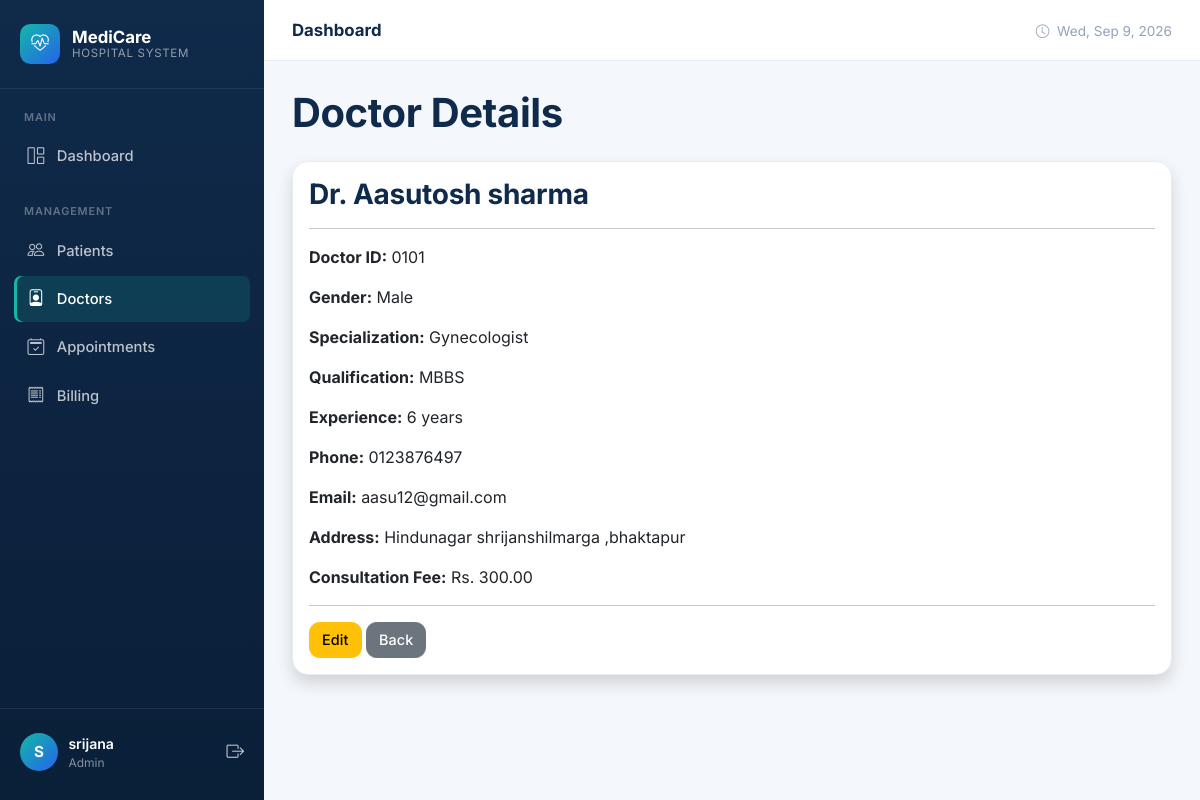
The page /doctors/1/ (signed in) on the database its author committed.
### hospital/models.py (models this page shows, shortened)
class Doctor(models.Model):
        user = models.OneToOneField(
        User,
        on_delete=models.CASCADE,
        null=True,
        blank=True,
        related_name='doctor_profile'
    )
        SPECIALIZATION_CHOICES = [
        ('Cardiologist', 'Cardiologist'),
        ('Dermatologist', 'Dermatologist'),
        ('Neurologist', 'Neurologist'),
        ('Orthopedic', 'Orthopedic'),
        ('Pediatrician', 'Pediatrician'),
        ('Psychiatrist', 'Psychiatrist'),
        ('General Physician', 'General Physician'),
        ('Gynecologist', 'Gynecologist'),
        ('Dentist', 'Dentist'),
        ('Other', 'Other'),
    ]
        GENDER_CHOICES = [
        ('Male', 'Male'),
        ('Female', 'Female'),
        ('Other', 'Other'),
    ]
        doctor_id = models.CharField(max_length=20, unique=True)
        full_name = models.CharField(max_length=100)
        gender = models.CharField(max_length=10, choices=GENDER_CHOICES)
        specialization = models.CharField(
        max_length=50,
        choices=SPECIALIZATION_CHOICES
    )
        phone = models.CharField(max_length=15)
        email = models.EmailField(blank=True)
        address = models.TextField()
        qualification = models.CharField(max_length=100)
        experience = models.PositiveIntegerField()
        consultation_fee = models.DecimalField(
        max_digits=10,
        decimal_places=2
    )
        created_at = models.DateTimeField(auto_now_add=True)

### hospital/views.py (the view)
@login_required
def doctor_detail(request, id):
    doctor = get_object_or_404(Doctor, id=id)
    return render(
        request,
        'hospital/doctor_detail.html',
        {
            'doctor': doctor,
        }
    )

### hospital/templates/hospital/doctor_detail.html (shortened to what this page needs)
{% extends 'hospital/base.html' %}
{% block content %}
<h1 class="mb-4">Doctor Details</h1>
<div class="card shadow">
    <div class="card-body">
        <h3>Dr. {{ doctor.full_name }}</h3>
        <hr>
        <p>
            <strong>Doctor ID:</strong>
            {{ doctor.doctor_id }}
        </p>
        <p>
            <strong>Gender:</strong>
            {{ doctor.gender }}
        </p>
        <p>
            <strong>Specialization:</strong>
            {{ doctor.specialization }}
        </p>
        <p>
            <strong>Qualification:</strong>
            {{ doctor.qualification }}
        </p>
        <p>
            <strong>Experience:</strong>
            {{ doctor.experience }} years
        </p>
        <p>
            <strong>Phone:</strong>
            {{ doctor.phone }}
        </p>
        <p>
            <strong>Email:</strong>
            {{ doctor.email }}
        </p>
        <p>
            <strong>Address:</strong>
            {{ doctor.address }}
        </p>
        <p>
            <strong>Consultation Fee:</strong>
            Rs. {{ doctor.consultation_fee }}
        </p>
        <hr>
        <a
            href="{% url 'edit_doctor' doctor.id %}"
            class="btn btn-warning">
            Edit
        </a>
        <a
            href="{% url 'doctor_list' %}"
            class="btn btn-secondary">
            Back
        </a>
    </div>
</div>
{% endblock %}

### hospital/templates/hospital/base.html (shortened to what this page needs)
{% load static %}
<!DOCTYPE html>
<html lang="en">
<head>
    <link href="https://cdn.jsdelivr.net/npm/bootstrap@5.3.3/dist/css/bootstrap.min.css" rel="stylesheet">
    <link href="https://cdn.jsdelivr.net/npm/bootstrap-icons@1.11.3/font/bootstrap-icons.min.css" rel="stylesheet">
    <link href="{% static 'hospital/css/style.css' %}" rel="stylesheet">
</head>
<body>
{% if request.user.is_authenticated %}
<div class="app-wrapper">
    <aside class="sidebar" id="sidebar">
        <div class="sidebar-brand">
            <div class="brand-icon">
                <i class="bi bi-heart-pulse"></i>
            </div>
            <div class="brand-text">
                MediCare
                <small>Hospital System</small>
            </div>
        </div>
        <nav class="sidebar-nav">
            {% if request.user.profile.role == 'STAFF' or request.user.is_superuser %}
            <div class="nav-section">
                <div class="nav-section-title">Main</div>
                <a href="{% url 'staff_dashboard' %}" class="nav-link {% if request.resolver_match.url_name == 'staff_dashboard' or request.resolver_match.url_name == 'dashboard' %}active{% endif %}">
                    <i class="bi bi-grid-1x2"></i> Dashboard
                </a>
            </div>
            <div class="nav-section">
                <div class="nav-section-title">Management</div>
                <a href="{% url 'patient_list' %}" class="nav-link {% if 'patient' in request.resolver_match.url_name %}active{% endif %}">
                    <i class="bi bi-people"></i> Patients
                </a>
                <a href="{% url 'doctor_list' %}" class="nav-link {% if 'doctor' in request.resolver_match.url_name and 'dashboard' not in request.resolver_match.url_name %}active{% endif %}">
                    <i class="bi bi-person-badge"></i> Doctors
                </a>
                <a href="{% url 'appointment_list' %}" class="nav-link {% if 'appointment' in request.resolver_match.url_name %}active{% endif %}">
                    <i class="bi bi-calendar2-check"></i> Appointments
                </a>
                <a href="{% url 'bill_list' %}" class="nav-link {% if 'bill' in request.resolver_match.url_name %}active{% endif %}">
                    <i class="bi bi-receipt"></i> Billing
                </a>
            </div>
            {% endif %}
        </nav>
        <div class="sidebar-footer">
            <div class="user-info">
                <div class="user-avatar">
                    {{ request.user.username|first|upper }}
                </div>
                <div class="user-meta">
                    <div class="name">{{ request.user.get_full_name|default:request.user.username }}</div>
                    <div class="role">
                        {% if request.user.profile.role == 'STAFF' %}Hospital Staff
                        {% elif request.user.profile.role == 'DOCTOR' %}Doctor
                        {% elif request.user.profile.role == 'PATIENT' %}Patient
                        {% else %}Admin{% endif %}
                    </div>
                </div>
                <a href="{% url 'logout' %}" class="text-white opacity-75" title="Logout" style="font-size:1.1rem;">
                    <i class="bi bi-box-arrow-right"></i>
                </a>
            </div>
        </div>
    </aside>
    <div class="main-content">
        <header class="topbar">
            <div class="d-flex align-items-center gap-3">
                <div class="topbar-title">{% block page_title %}Dashboard{% endblock %}</div>
            </div>
            <div class="topbar-actions">
                <span class="text-muted-2 d-none d-md-inline" style="font-size:0.85rem;">
                    <i class="bi bi-clock me-1"></i>
                    <span id="currentDate"></span>
                </span>
            </div>
        </header>
        <div class="content-area">
            {% block content %}{% endblock %}
        </div>
    </div>
</div>
{% else %}
{% block auth_content %}{% endblock %}
{% endif %}
</body>
</html>

### hospital/static/hospital/css/style.css (style rules this page uses)
:root { --hms-navy: #0f2a4a; --hms-navy-2: #16375e; --hms-blue: #2563eb; --hms-blue-dark: #1d4ed8; --hms-teal: #14b8a6; --hms-teal-dark: #0d9488; --hms-amber: #f59e0b; --hms-red: #ef4444; --hms-bg: #f4f7fb; --hms-card-bg: #ffffff; --hms-text: #1f2937; --hms-muted: #6b7a90; --hms-muted-2: #94a3b8; --hms-border: #e7ecf3; --radius-lg: 1rem; --radius-md: .65rem; --radius-sm: .45rem; --shadow-soft: 0 2px 10px rgba(15, 42, 74, 0.05); --shadow-card: 0 4px 20px rgba(15, 42, 74, 0.07); --shadow-hover: 0 10px 30px rgba(15, 42, 74, 0.12); --sidebar-w: 264px; }
* { box-sizing: border-box; }
html, body { height: 100%; }
body { background-color: var(--hms-bg); color: var(--hms-text); font-family: 'Inter', -apple-system, BlinkMacSystemFont, 'Segoe UI', sans-serif; -webkit-font-smoothing: antialiased; }
h1, h2, h3, h4, h5 { font-family: 'Inter', sans-serif; font-weight: 700; color: var(--hms-navy); letter-spacing: -0.01em; }
a { color: var(--hms-blue); text-decoration: none; }
.app-wrapper { display: flex; min-height: 100vh; }
.sidebar { width: var(--sidebar-w); flex-shrink: 0; background: linear-gradient(180deg, var(--hms-navy) 0%, #0a1f38 100%); color: #fff; display: flex; flex-direction: column; position: sticky; top: 0; height: 100vh; overflow-y: auto; z-index: 1040; }
.sidebar-brand { display: flex; align-items: center; gap: .75rem; padding: 1.5rem 1.25rem; border-bottom: 1px solid rgba(255,255,255,.08); }
.sidebar-brand .brand-icon { width: 40px; height: 40px; border-radius: var(--radius-md); background: linear-gradient(135deg, var(--hms-teal), var(--hms-blue)); display: flex; align-items: center; justify-content: center; font-size: 1.1rem; color: #fff; flex-shrink: 0; }
.sidebar-brand .brand-text { font-weight: 700; font-size: 1.05rem; color: #fff; line-height: 1.2; }
.sidebar-brand .brand-text small { display: block; font-weight: 400; font-size: .72rem; color: rgba(255,255,255,.55); text-transform: uppercase; letter-spacing: .06em; }
.sidebar-nav { flex: 1; padding: 1.25rem .9rem; }
.nav-section { margin-bottom: 1.5rem; }
.nav-section-title { font-size: .68rem; font-weight: 600; text-transform: uppercase; letter-spacing: .08em; color: rgba(255,255,255,.35); padding: 0 .6rem; margin-bottom: .5rem; }
.sidebar-nav .nav-link { display: flex; align-items: center; gap: .7rem; padding: .65rem .75rem; border-radius: var(--radius-sm); color: rgba(255,255,255,.72); font-weight: 500; font-size: .92rem; margin-bottom: .15rem; transition: background .15s ease, color .15s ease; }
.sidebar-nav .nav-link i { font-size: 1.05rem; width: 1.2rem; text-align: center; }
.sidebar-nav .nav-link.active { background: rgba(20, 184, 166, .16); color: #fff; box-shadow: inset 3px 0 0 var(--hms-teal); }
.sidebar-footer { padding: 1rem .9rem 1.25rem; border-top: 1px solid rgba(255,255,255,.08); }
.user-info { display: flex; align-items: center; gap: .65rem; padding: .5rem .35rem; }
.user-avatar { width: 38px; height: 38px; border-radius: 50%; background: linear-gradient(135deg, var(--hms-teal), var(--hms-blue)); color: #fff; display: flex; align-items: center; justify-content: center; font-weight: 700; font-size: .95rem; flex-shrink: 0; }
.user-meta { flex: 1; min-width: 0; }
.user-meta .name { color: #fff; font-weight: 600; font-size: .88rem; white-space: nowrap; overflow: hidden; text-overflow: ellipsis; }
.user-meta .role { color: rgba(255,255,255,.5); font-size: .75rem; }
.main-content { flex: 1; min-width: 0; display: flex; flex-direction: column; }
.topbar { display: flex; align-items: center; justify-content: space-between; padding: 1.1rem 1.75rem; background: var(--hms-card-bg); border-bottom: 1px solid var(--hms-border); position: sticky; top: 0; z-index: 1020; }
.topbar-title { font-weight: 700; font-size: 1.05rem; color: var(--hms-navy); }
.text-muted-2 { color: var(--hms-muted-2); }
.content-area { padding: 1.75rem; flex: 1; }
.card { border: 1px solid var(--hms-border); border-radius: var(--radius-lg); background-color: var(--hms-card-bg); }
.btn { border-radius: var(--radius-md); font-weight: 500; letter-spacing: .1px; font-size: .9rem; }

### rows shown on the page
Doctor: full_name "Aasutosh sharma", doctor_id "0101", gender "Male", specialization "Gynecologist", qualification "MBBS", experience "6", phone "0123876497", email "aasu12@gmail.com", address "Hindunagar shrijanshilmarga ,bhaktapur", consultation_fee "300.00"

### other values the page prints
{{ request.user.username|first|upper }} "S"
{{ request.user.get_full_name|default:request.user.username }} "srijana"
